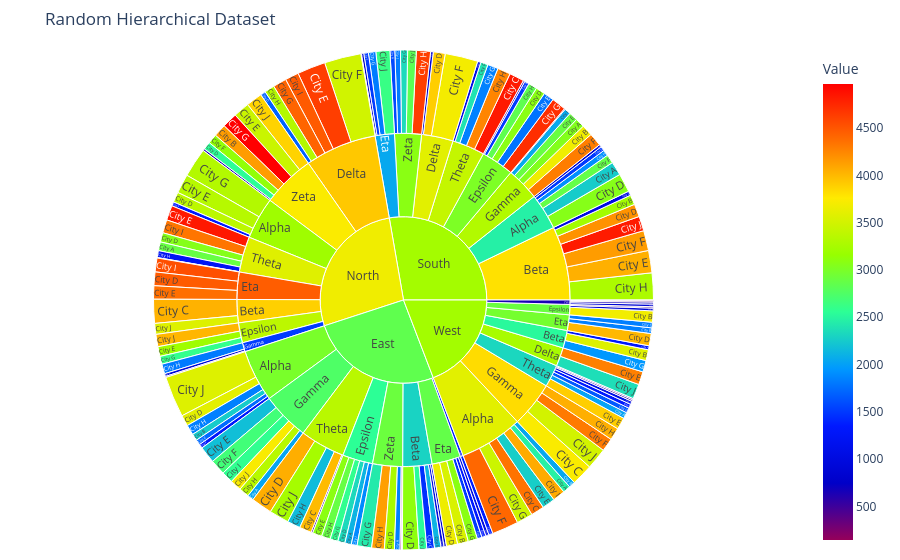

Notebook source saved alongside this figure:
### Markdown cell above
# Bài 2 mở rộng

### Code cell
regions = ["North", "South", "East", "West"]

countries = [
    "Alpha", "Beta", "Gamma", "Delta",
    "Epsilon", "Zeta", "Eta", "Theta"
]

cities = [
    "City A", "City B", "City C", "City D",
    "City E", "City F", "City G", "City H",
    "City I", "City J"
]

data = []

for _ in range(200):
    data.append({
        "Region": random.choice(regions),
        "Country": random.choice(countries),
        "City": random.choice(cities),
        "Value": random.randint(100, 5000)
    })

df = pd.DataFrame(data)

fig = px.sunburst(
    df,
    path=["Region", "Country", "City"],
    values="Value",
    color="Value",
    color_continuous_scale="Rainbow",
    title="Random Hierarchical Dataset"
)

fig.update_layout(
    margin=dict(t=50, l=10, r=10, b=10)
)

fig.show()

### Figure 1 — Plotly figure (JSON) as saved in the notebook; plotly's stock layout.template omitted (floating-point values rounded to 4 significant figures; data arrays with more than 128 entries replaced by an {"elided": "..."} marker saying what was removed)
{"data": [{"branchvalues": "total", "customdata": {"elided": "188x1 float values"}, "domain": {"x": [0, 1], "y": [0, 1]}, "hovertemplate": "labels=%{label}<br>Value_sum=%{value}<br>parent=%{parent}<br>id=%{id}<br>Value=%{color}<extra></extra>", "ids": {"elided": "188 str values"}, "labels": {"elided": "188 str values"}, "marker": {"coloraxis": "coloraxis", "colors": {"elided": "188 float values"}}, "name": "", "parents": {"elided": "188 str values"}, "type": "sunburst", "values": {"elided": "188 float values"}}], "layout": {"coloraxis": {"colorbar": {"title": {"text": "Value"}}, "colorscale": [[0, "rgb(150,0,90)"], [0.125, "rgb(0,0,200)"], [0.25, "rgb(0,25,255)"], [0.375, "rgb(0,152,255)"], [0.5, "rgb(44,255,150)"], [0.625, "rgb(151,255,0)"], [0.75, "rgb(255,234,0)"], [0.875, "rgb(255,111,0)"], [1, "rgb(255,0,0)"]]}, "legend": {"tracegroupgap": 0}, "margin": {"b": 10, "l": 10, "r": 10, "t": 50}, "title": {"text": "Random Hierarchical Dataset"}}}
